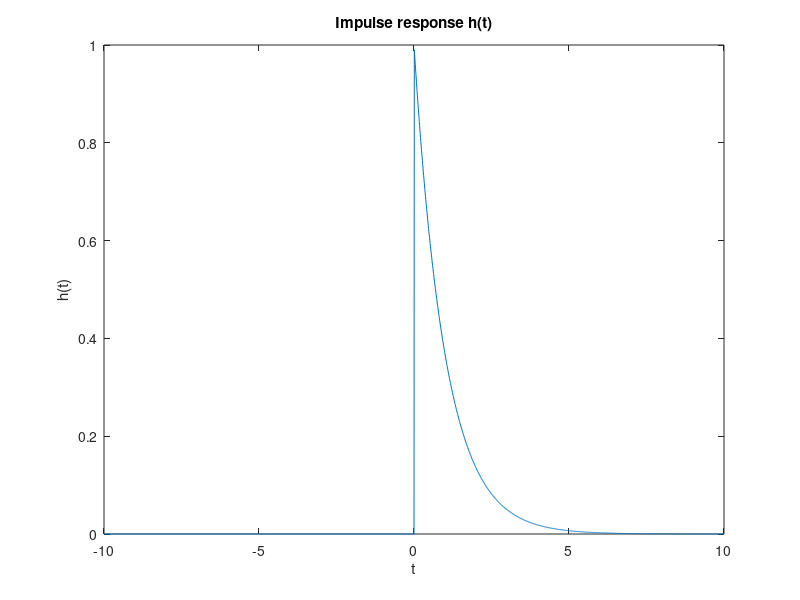
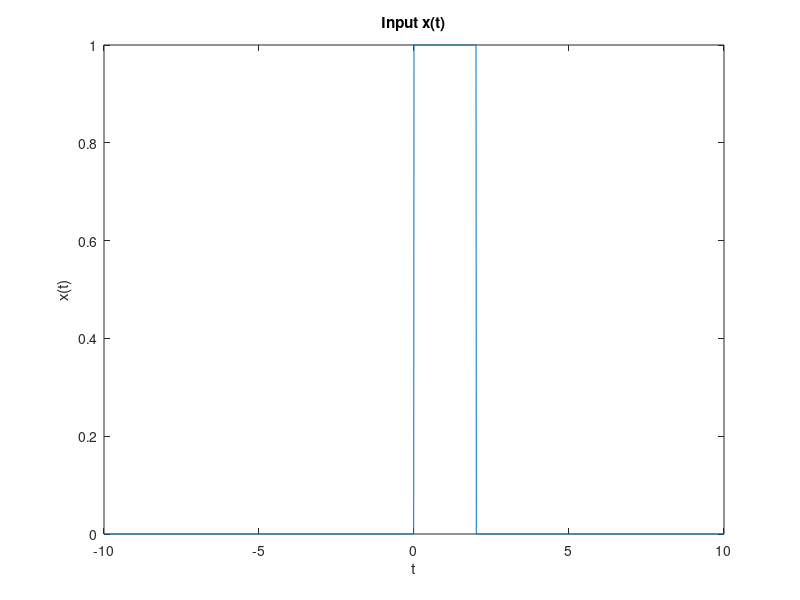
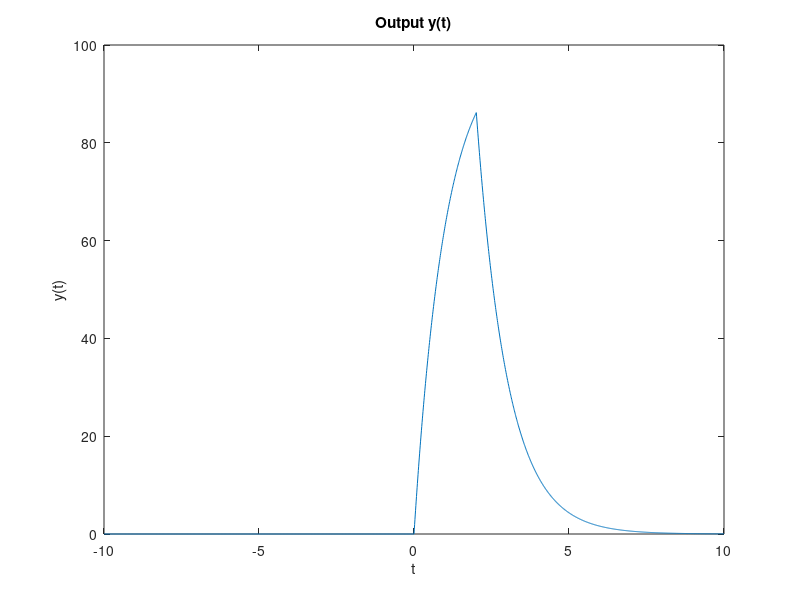
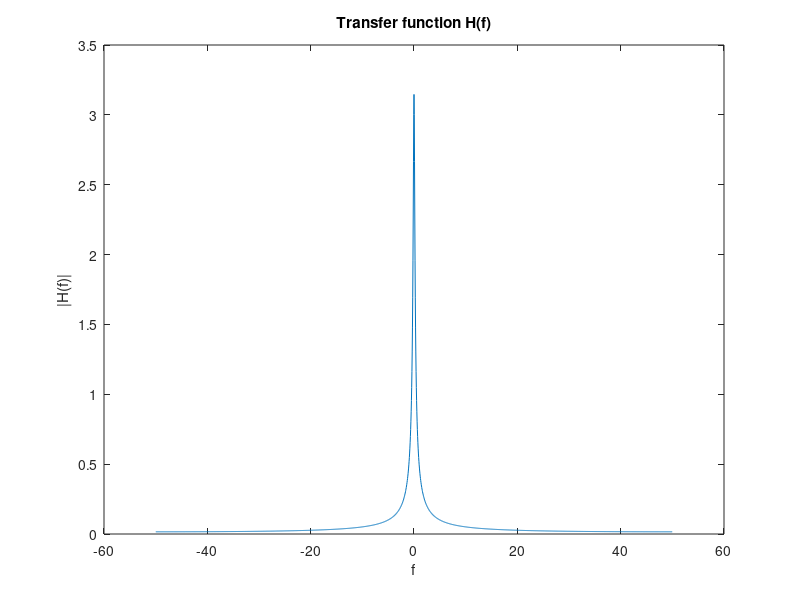

MATLAB code to generate these figures, in order:

% Assignment 3

clc; clear; 

%Define time
dt = 0.01;
t = -10:dt:10;
N = length(t);

%Define frequency domain
fs = 1/dt;
df = fs/N;
f = -(N/2-1/2)*df:df:(N/2-1/2)*df;

%% a) Impulse response
h = exp(-t).*(t>0);
figure, plot(t,h)
title('Impulse response h(t)'), xlabel('t'), ylabel('h(t)');

%% b) Input 
%  Note:There is other way to implement Unit Step Function
x = 1*((0<=t) & (t<=2));
figure, plot(t,x)
title('Input x(t)'), xlabel('t'), ylabel('x(t)');

%% c) Output
y = conv(x,h,'same');
figure,plot(t,y)
title('Output y(t)'), xlabel('t'), ylabel('y(t)');

%% d) Transfer function
H = fft(h); Hf = fftshift(H); Hf = 1/sqrt((N-1)/2)*Hf;
figure, plot(f,abs(Hf))
title('Transfer function H(f)'), xlabel('f'), ylabel('|H(f)|')

%% e) Input Fourier Transform
X = fft(x); Xf = fftshift(X); Xf = 1/sqrt((N-1)/2)*Xf;
figure, plot(f,abs(Xf))
title('Input Fourier Transfer X(f)'), xlabel('f'), ylabel('|X(f)|')

%% f) Output in Fourier Domain
Y = X.*H; Yf = fftshift(Y); Yf = 1/sqrt((N-1)/2)*Yf;
figure, plot(f,abs(Yf))
title('Output in Fourier Domain Y(f)'), xlabel('f'), ylabel('|Y(f)|')

%% g) Inverse Fourier Transform
yf = ifft(Y); yf = ifftshift(yf);
figure, plot(t,yf)
title('Output from Inverse Fourier Transform'), xlabel('t'), ylabel('y(t)')
